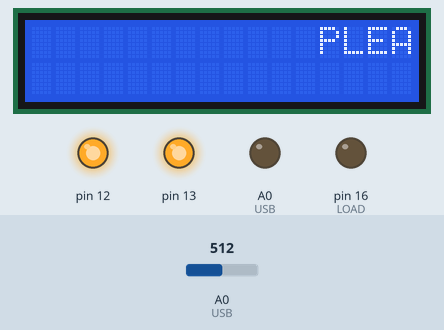
Simulated run of this sketch. Board: Arduino Uno, built with avr-gcc and run on an emulated ATmega328P. Parts: 16×2 character LCD, output pins drawn as LEDs (lit = HIGH). Wiring (inferred from the names in the program): DS3231 clock at I2C address 0x68. The test bench sets the inputs (shaded band); at power-on: A0 (USB) = 512. The local clock reads 2024-03-15 10:24:30 at power-on unless the sketch sets it; what the sketch prints to the serial monitor is not drawn.

Above: at 1.2 s.
1.3 s: A0 (USB) set to 629
At 1.42 s:
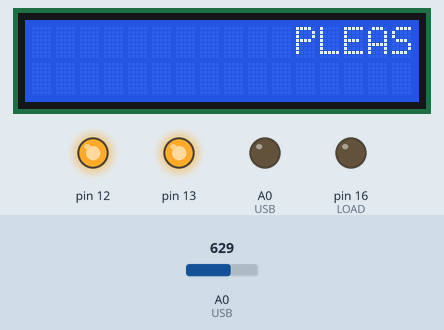
10.6 s: A0 (USB) set to 663
18.0 s: A0 (USB) set to 703
25.4 s: A0 (USB) set to 720
At 29.1 s:
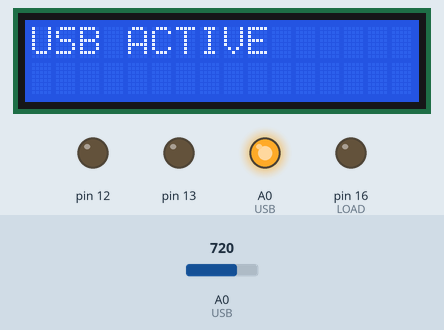
32.8 s: A0 (USB) set to 511
At 46.9 s:
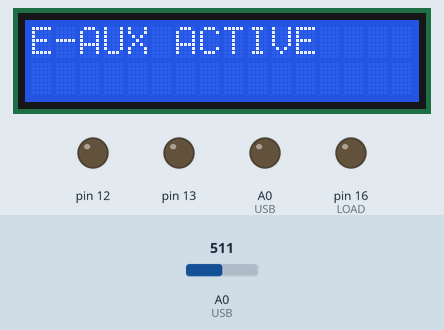
Timing chart, 0 to 48.4 s (numbered marks = the images above; inputs shaded):
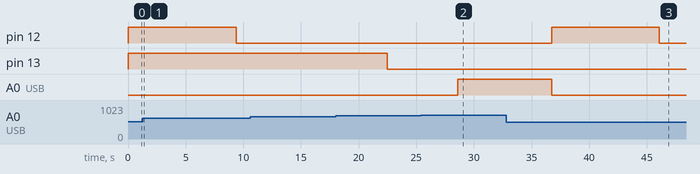

The sketch:

gaon.ino
```cpp
#include "LiquidCrystal_I2C.h"
#include "Wire.h"
#define DS3231_I2C_ADDRESS 0x68

LiquidCrystal_I2C lcd(0x27, 16, 2);

// Convert normal decimal numbers to binary coded decimal
byte decToBcd(byte val){
  return( (val/10*16) + (val%10) );
}
// Convert binary coded decimal to normal decimal numbers
byte bcdToDec(byte val){
  return( (val/16*10) + (val%16) );
}
char m;
int h;
float v;
int adc;

void setup(){
  Wire.begin();
  Serial.begin(9600);
  pinMode(13,OUTPUT); digitalWrite(13, HIGH);//FIX//ROOFER //IN1
   pinMode(14,OUTPUT);//USB //mosfet where HIGH IN ON AND VICE VERSA
    pinMode(12,OUTPUT);digitalWrite(12, HIGH);//FIX//AUX //IN2
     pinMode(16,OUTPUT);//LOAD//mosfet where HIGH IN ON AND VICE VERSA
      // pinMode(15,OUTPUT); //EXTRAAAA
  //lcd initializationl
  lcd.init();
  lcd.backlight();
  //------------voltage sensor--------------
  adc = analogRead(A0);// read the input

 Serial.println(String("adc") + adc);
}

void readDS3231time(byte *second,byte *minute,byte *hour,byte *dayOfWeek,byte *dayOfMonth,byte *month,byte *year){
  Wire.beginTransmission(DS3231_I2C_ADDRESS);
  Wire.write(0); // set DS3231 register pointer to 00h
  Wire.endTransmission();
  Wire.requestFrom(DS3231_I2C_ADDRESS, 7);
  // request seven bytes of data from DS3231 starting from register 00h
  *second = bcdToDec(Wire.read() & 0x7f);
  *minute = bcdToDec(Wire.read());
  *hour = bcdToDec(Wire.read() & 0x3f);
  *dayOfWeek = bcdToDec(Wire.read());
  *dayOfMonth = bcdToDec(Wire.read());
  *month = bcdToDec(Wire.read());
  *year = bcdToDec(Wire.read());
}


void displayTime(){
  byte second, minute, hour, dayOfWeek, dayOfMonth, month, year;
  // retrieve data from DS3231
  readDS3231time(&second, &minute, &hour, &dayOfWeek, &dayOfMonth, &month,
  &year);
  // send it to the serial monitor
  Serial.print(" Day of week: ");
  lcd.clear();
  lcd.setCursor(1,0);
  // DayOfTheWeek
  switch(dayOfWeek){
  case 1:
    Serial.print("Sunday");lcd.print("Sun");
    break;
  case 2:
    Serial.print("Monday");lcd.print("Mon");
    break;
  case 3:
    Serial.print("Tuesday");lcd.print("Tue");
    break;
  case 4:
    Serial.print("Wednesday");lcd.print("Wed");
    break;
  case 5:
    Serial.print("Thursday");lcd.print("Thu");
    break;
  case 6:
    Serial.print("Friday");lcd.print("Fri");
    break;
  case 7:
    Serial.print("Saturday");lcd.print("Sat");
    break;
  }
  // DayOfThemonth
  Serial.print(" ");
  Serial.print(dayOfMonth, DEC);
  lcd.print(" ");
  lcd.print(dayOfMonth, DEC);
  //month
  switch(month){
  case 1:
    Serial.print("Jan");lcd.print("Jan");
    break;
  case 2:
    Serial.print("Feb");lcd.print("Feb");
    break;
  case 3:
    Serial.print("Mar");lcd.print("Mar");
    break;
  case 4:
    Serial.print("Apr");lcd.print("Apr");
    break;
  case 5:
    Serial.print("May");lcd.print("May");
    break;
  case 6:
    Serial.print("Jun");lcd.print("Jun");
    break;
  case 7:
    Serial.print("Jul");lcd.print("Jul");
    break;
  case 8:
    Serial.print("Aug");lcd.print("Aug");
    break;
  case 9:
    Serial.print("Sep");lcd.print("Sep");
    break;
  case 10:
    Serial.print("Oct");lcd.print("Oct");
    break;
  case 11:
    Serial.print("Nov");lcd.print("Nov");
    break;
  case 12:
    Serial.print("Dec");lcd.print("Dec");
    break;
  }

  // year
  Serial.print(" ");
  Serial.print(year, DEC);
  lcd.print(" ");
  lcd.print(2000+ year);

  // time clock
  lcd.setCursor(4,1);
   Serial.print(" ");
   Serial.print(hour, DEC);
    if(hour>12) {
    h= (hour-12);
    lcd.print(h);
    lcd.print(":");

    }
  else if(hour<10){
    lcd.print("0");
    lcd.print(hour);
     lcd.print(":");
    }
  else{
    lcd.print(hour);
    lcd.print(":");
    }

  // convert the byte variable to a decimal number when displayed
  Serial.print(":");
  if (minute<10){
    Serial.print("0"); lcd.print("0");
  }
  Serial.print(minute, DEC);
  lcd.print(minute, DEC);
  Serial.print(":");

  if (second<10){
    Serial.print("0");
  }
  Serial.print(second, DEC);
  Serial.println(" ");
  lcd.print(" ");
  if(hour>=12) {
    lcd.print("PM");
    }
  else {
     lcd.print("AM");
   }
  lcd.home();delay(1000);
}
void loop(){
  batt_require();
  displayTime();
  table();
  roofer();
  usb();
  aux();
  load();

 // delay(1000); // every second
}

int table(){
  int  adc = analogRead(A0);// read the input
  Serial.print(String("ADC = ")+adc);

  if (adc >= 967 && adc <= 944)
     v=14.9;
  else if(adc >= 960 && adc <= 966)
     v=14.8;
  else if(adc >= 952 && adc <= 959)
     v=14.7;
  else if(adc >= 945 && adc <= 951)
     v=14.6;
  else if(adc >= 937 && adc <= 944)
     v=14.5;
  else if(adc >= 930 && adc <= 936)
     v = 14.4;
  else if(adc >= 923 && adc <= 929)
     v = 14.3;
  else if(adc >= 917 && adc <=922)
     v =14.2;
  else if(adc >= 910 && adc <=916)
     v =14.1;
  else if(adc >= 903 && adc <=909)
     v =14.0;
  else if(adc >= 898 && adc <=902)
     v =13.9;
  else if(adc >= 891 && adc <=897)
     v =13.8;
  else if(adc >= 886 && adc <=890)
     v =13.7 ;
  else if(adc >= 880 && adc <=885)
     v =13.6;
  else if(adc >= 873 && adc <=879)
     v =13.5;
  else if(adc >= 866 && adc <=872 )
     v =13.4;
  else if(adc >= 859 && adc <=865 )
     v =13.3 ;
  else if(adc >= 852 && adc <=858 )
     v =13.2;
  else if(adc >= 845 && adc <=851 )
     v =13.1;
  else if(adc >= 838 && adc <=844)
     v =13.0;
  else if(adc >= 831 && adc <=837)
     v =12.9 ;
  else if(adc >= 826 && adc <=830)
     v =12.8 ;
  else if(adc >= 822 && adc <=825)
     v =12.7 ;
  else if(adc >= 815 && adc <=821)
     v =12.6;
  else if(adc >= 810 && adc <=814 )
     v =12.5 ;
  else if(adc >= 804 && adc <=809 )
     v =12.4  ;
  else if(adc >= 796 && adc <=803)
     v =12.3 ;
  else if(adc >= 790 && adc <=795)
     v =12.2 ;
  else if(adc >= 783 && adc <=789 )
     v =12.1 ;
  else if(adc >= 777 && adc <=782)
     v =12.0 ;
  else if(adc >= 770 && adc <=776)
     v =11.9 ;
  else if(adc >= 763 && adc <=769)
     v =11.8 ;
  else if(adc >= 756 && adc <=762)
     v =11.7;
  else if(adc >= 749 && adc <=755)
     v =11.6;
  else if(adc >= 743 && adc <=750)
     v =11.5 ;
  else if(adc >= 737 && adc <=742)
     v =11.4;
  else if(adc >= 730 && adc <=736)
     v =11.3;
  else if(adc >= 725 && adc <=729)
     v =11.2 ;
  else if(adc >= 720 && adc <=724)
     v =11.1;
  else if(adc >= 714 && adc <=719)
     v =11.0 ;
  else if(adc >= 706 && adc <=713)
     v =10.9 ;
  else if(adc >= 698 && adc <=705)
     v =10.8 ;
  else if(adc >= 693 && adc <=697)
     v =10.7 ;
  else if(adc >= 686 && adc <=692)
     v =10.6  ;
  else if(adc >= 679 && adc <=685)
     v =10.5  ;
  else if(adc >= 672 && adc <=678)
     v =10.4 ;
  else if(adc >= 666 && adc <=671)
     v =10.3  ;
  else if(adc >= 661 && adc <=663)
     v =10.2  ;
  else if(adc >= 648 && adc <=651)
     v =10.0  ;
  else if(adc >= 615 && adc <=618)
     v =9.5  ;
  else if(adc >= 603 && adc <=605)
     v =9.3  ;
  else if(adc >= 583 && adc <=585)
     v =9.0  ;
  else if(adc >= 1015 && adc <=1018)
     v =15.5  ;
    else if( adc <=582)
     v =0.00  ;
   Serial.print(" ");
   Serial.println(String("volts : ")+ v);
 }

 void roofer() {
  byte second, minute, hour, dayOfWeek, dayOfMonth, month, year;
  readDS3231time(&second, &minute, &hour, &dayOfWeek, &dayOfMonth, &month,
  &year);
   Serial.println(String("hour: ")+(hour ));
  if((hour>=9) && (hour<=15)){
    //relay on for roofer charging
     digitalWrite(13, LOW);
     lcd.clear();
     lcd.setCursor(0,0);
     lcd.print("CHG ACTIVE");
     Serial.println("CHARGE ACTIVE");
     delay(1000);
  }
   else
     {
      digitalWrite(13, HIGH);
      lcd.clear();
      lcd.setCursor(0,0);
      lcd.print("CHG INACTIVE");
      Serial.println("CHARGE INACTIVE");
      delay(1000);
     }
 }
 void usb(){
     byte second, minute, hour, dayOfWeek, dayOfMonth, month, year;
     readDS3231time(&second, &minute, &hour, &dayOfWeek, &dayOfMonth, &month,
     &year);
     if((hour>=8) && (hour<=16) && (v >= 11)){
          //relay on for USB charging
          digitalWrite(14, HIGH);// MOSFET ON
          lcd.clear();
          lcd.setCursor(0,0);
          lcd.print("USB ACTIVE");
          Serial.println("USB ACTIVE");
          delay(1000);
  }
    else {
      digitalWrite(14, LOW);//MOSFET OFF
      lcd.clear();
      lcd.setCursor(0,0);
      lcd.print("USB INACTIVE");
      Serial.println("USB INACTIVE");
      delay(1000);
     }
 }
 void aux(){
     byte second, minute, hour, dayOfWeek, dayOfMonth, month, year;
     readDS3231time(&second, &minute, &hour, &dayOfWeek, &dayOfMonth, &month,
     &year);
     if((hour >=8) && (hour<=15)){
        //relay on for aux charging
        digitalWrite(12, LOW);
        lcd.clear();
        lcd.setCursor(0,0);
        lcd.print("AUX ACTIVE");
        Serial.println("AUX ACTIVE");
        delay(1000);
      }
     else {
        digitalWrite(12, HIGH);
        lcd.clear();
        lcd.setCursor(0,0);
        lcd.print("AUX INACTIVE");
        Serial.println("AUX INACTIVE");
         delay(1000);
     }
  }
  void load(){
     byte second, minute, hour, dayOfWeek, dayOfMonth, month, year;
     readDS3231time(&second, &minute, &hour, &dayOfWeek, &dayOfMonth, &month,
     &year);
     if((hour >=17) && (hour <=23) || ((hour >=0) && (hour<=5)) && v >=10.5){
       //relay on for LOAD
        digitalWrite(16, HIGH);//MOSFET ON
        lcd.clear();
        lcd.setCursor(0,0);
        lcd.print("LOAD ACTIVE");
        Serial.println("LOAD ACTIVE");
        delay(1000);
      }
     else {
        digitalWrite(16, LOW); //MOSFET OFF
        lcd.clear();
        lcd.setCursor(0,0);
        lcd.print("LOAD INACTIVE");
        Serial.println("LOAD INACTIVE");
        delay(1000);

     }
  }
 void batt_require(){
  adc = analogRead(A0);// read the input
  if(adc<648){
      digitalWrite(12 ,HIGH);
      //digitalWrite(13 ,HIGH);
      digitalWrite(14 ,LOW);//mos
      digitalWrite(16 ,LOW);//mos
      //digitalWrite(16 ,HIGH);

    for(;;){
          bool ok;
          ok =false;
          lcd.clear();
          lcd.setCursor(16,0);
          lcd.autoscroll();
          String N ="PLEASE CONNECT EXTERNAL BATTERY";
          for (int i = 0; i < 31; i++) {
              lcd.print(N[i]);
              delay(300);
            }
         Serial.println("NO-BATTERY");
         Serial.println("ALL ACTIVES INACTIVE");
         adc = analogRead(A0);// read the input
         if(adc >= 648 && adc <=878) {
           ok =true;
           lcd.clear();
           lcd.setCursor(0,0);
           lcd.print("BATT CONNECTED");
           Serial.println("BATT CONNECTED");
           delay(500);
         }

    //turn up aux when no external battery is detected
     byte second, minute, hour, dayOfWeek, dayOfMonth, month, year;
     readDS3231time(&second, &minute, &hour, &dayOfWeek, &dayOfMonth, &month,
     &year);
     if((hour >=8) && (hour<=15)){
        //relay on for aux charging
        digitalWrite(12, LOW);
       //lcd initialization
        lcd.init();
        lcd.backlight();
        lcd.clear();
        lcd.setCursor(0,0);
        lcd.print("E-AUX ACTIVE");
        Serial.println("E-AUX ACTIVE");
        delay(1000);
      }

       if(ok == true){
         //lcd initialization
           lcd.init();
           lcd.backlight();
        break;  }
    }
   }
 }
```

Measured:
- the behaviour switches between 713 and 714 on A0 (USB) (found by bisection; images 1 and 2)
- after the input at 25.4 s, A0 (USB): LOW → HIGH after 3.2 s; the display: first differs from a run without the input after 3.2 s (image 2)
- after the input at 32.8 s, pin 12: LOW → HIGH after 3.9 s, → LOW 9.3 s later; A0 (USB): HIGH → LOW after 3.9 s; the display: first differs from a run without the input after 4.0 s (image 3 shows a later state)
- what the display in image 2 shows lasts 1.0 s, from 28.6 s to 29.6 s
